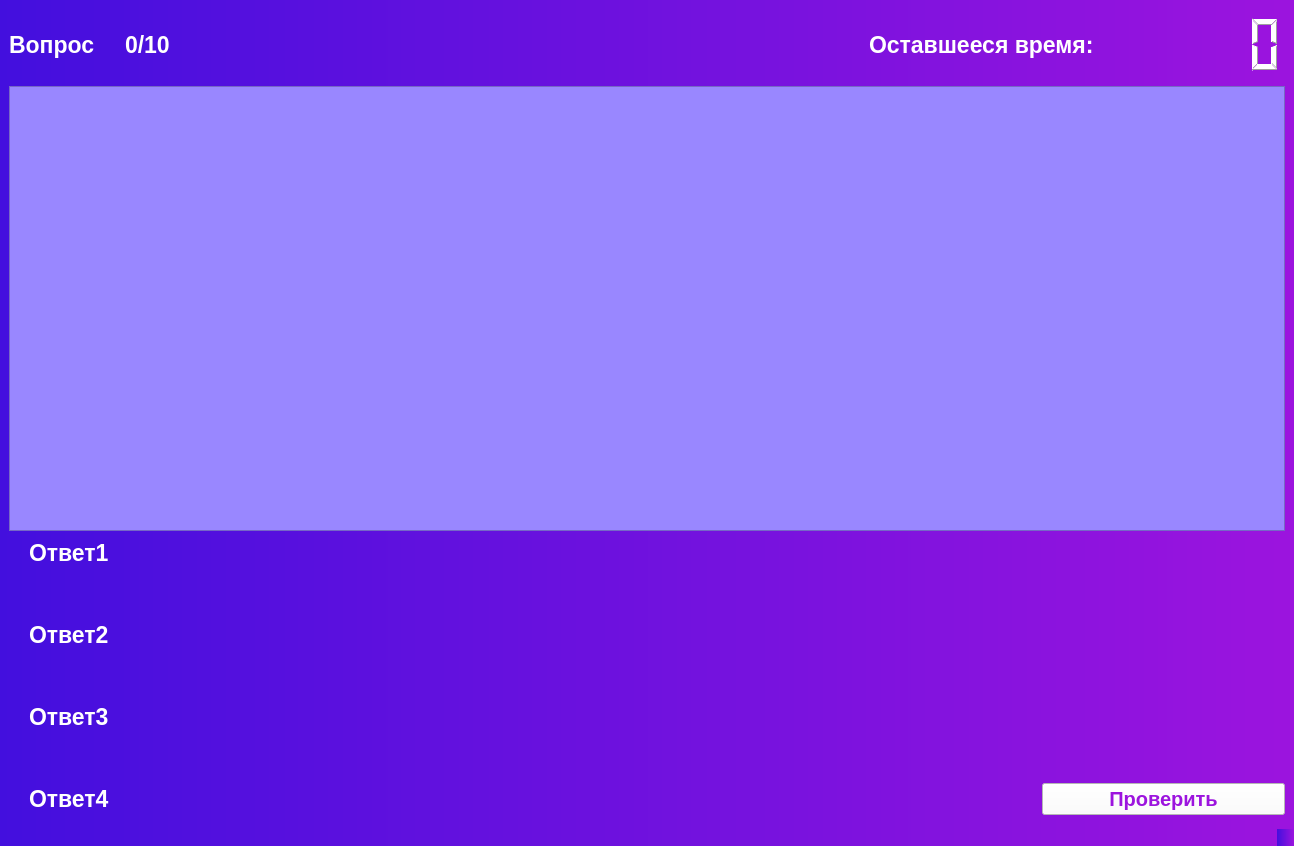
<?xml version="1.0" encoding="UTF-8"?>
<ui version="4.0">
 <class>MainWindow</class>
 <widget class="QMainWindow" name="MainWindow">
  <property name="geometry">
   <rect>
    <x>0</x>
    <y>0</y>
    <width>1294</width>
    <height>846</height>
   </rect>
  </property>
  <property name="font">
   <font>
    <family>MS Shell Dlg 2</family>
    <pointsize>15</pointsize>
    <weight>50</weight>
    <italic>false</italic>
    <bold>false</bold>
   </font>
  </property>
  <property name="windowTitle">
   <string>MainWindow</string>
  </property>
  <property name="styleSheet">
   <string notr="true">background-color: qlineargradient(spread:pad, x1:0, y1:0, x2:1, y2:0, stop:0 rgba(67, 15, 222, 255), stop:1 rgba(156, 20, 222, 255));
</string>
  </property>
  <widget class="QWidget" name="centralwidget">
   <layout class="QGridLayout" name="gridLayout">
    <item row="0" column="0" colspan="2">
     <layout class="QHBoxLayout" name="horizontalLayout">
      <property name="spacing">
       <number>30</number>
      </property>
      <item>
       <widget class="QLabel" name="label_2">
        <property name="font">
         <font>
          <pointsize>17</pointsize>
          <weight>75</weight>
          <bold>true</bold>
         </font>
        </property>
        <property name="styleSheet">
         <string notr="true">color: rgb(255, 255, 255);
background-color: transparent;</string>
        </property>
        <property name="text">
         <string>Вопрос</string>
        </property>
       </widget>
      </item>
      <item>
       <widget class="QLabel" name="label">
        <property name="font">
         <font>
          <pointsize>17</pointsize>
          <weight>75</weight>
          <bold>true</bold>
         </font>
        </property>
        <property name="styleSheet">
         <string notr="true">color: rgb(255, 255, 255);
background-color: transparent;</string>
        </property>
        <property name="text">
         <string>0/10</string>
        </property>
       </widget>
      </item>
      <item>
       <spacer name="horizontalSpacer">
        <property name="orientation">
         <enum>Qt::Horizontal</enum>
        </property>
        <property name="sizeHint" stdset="0">
         <size>
          <width>20</width>
          <height>20</height>
         </size>
        </property>
       </spacer>
      </item>
      <item>
       <widget class="QLabel" name="label_3">
        <property name="font">
         <font>
          <pointsize>17</pointsize>
          <weight>75</weight>
          <bold>true</bold>
         </font>
        </property>
        <property name="styleSheet">
         <string notr="true">color: rgb(255, 255, 255);
background-color: transparent;</string>
        </property>
        <property name="text">
         <string>Оставшееся время:</string>
        </property>
       </widget>
      </item>
      <item>
       <widget class="QLCDNumber" name="lcdNumber">
        <property name="minimumSize">
         <size>
          <width>161</width>
          <height>71</height>
         </size>
        </property>
        <property name="styleSheet">
         <string notr="true">color: rgb(255, 255, 255);
background-color: transparent;</string>
        </property>
       </widget>
      </item>
     </layout>
    </item>
    <item row="1" column="0" colspan="2">
     <widget class="QTextBrowser" name="textBrowser">
      <property name="font">
       <font>
        <family>MS Shell Dlg 2</family>
        <pointsize>22</pointsize>
        <weight>50</weight>
        <italic>false</italic>
        <bold>false</bold>
       </font>
      </property>
      <property name="layoutDirection">
       <enum>Qt::LeftToRight</enum>
      </property>
      <property name="styleSheet">
       <string notr="true">background-color: rgb(153, 135, 255);

</string>
      </property>
      <property name="html">
       <string>&lt;!DOCTYPE HTML PUBLIC &quot;-//W3C//DTD HTML 4.0//EN&quot; &quot;http://www.w3.org/TR/REC-html40/strict.dtd&quot;&gt;
&lt;html&gt;&lt;head&gt;&lt;meta name=&quot;qrichtext&quot; content=&quot;1&quot; /&gt;&lt;style type=&quot;text/css&quot;&gt;
p, li { white-space: pre-wrap; }
&lt;/style&gt;&lt;/head&gt;&lt;body style=&quot; font-family:'MS Shell Dlg 2'; font-size:22pt; font-weight:400; font-style:normal;&quot;&gt;
&lt;p style=&quot;-qt-paragraph-type:empty; margin-top:0px; margin-bottom:0px; margin-left:0px; margin-right:0px; -qt-block-indent:0; text-indent:0px;&quot;&gt;&lt;br /&gt;&lt;/p&gt;&lt;/body&gt;&lt;/html&gt;</string>
      </property>
     </widget>
    </item>
    <item row="2" column="0" rowspan="2">
     <layout class="QVBoxLayout" name="verticalLayout">
      <property name="spacing">
       <number>50</number>
      </property>
      <item>
       <widget class="QRadioButton" name="radioButton">
        <property name="font">
         <font>
          <pointsize>17</pointsize>
          <weight>75</weight>
          <bold>true</bold>
         </font>
        </property>
        <property name="styleSheet">
         <string notr="true">color: rgb(255, 255, 255);
background-color: transparent;</string>
        </property>
        <property name="text">
         <string>Ответ1</string>
        </property>
       </widget>
      </item>
      <item>
       <widget class="QRadioButton" name="radioButton_2">
        <property name="font">
         <font>
          <pointsize>17</pointsize>
          <weight>75</weight>
          <bold>true</bold>
         </font>
        </property>
        <property name="styleSheet">
         <string notr="true">color: rgb(255, 255, 255);
background-color: transparent;</string>
        </property>
        <property name="text">
         <string>Ответ2</string>
        </property>
       </widget>
      </item>
      <item>
       <widget class="QRadioButton" name="radioButton_3">
        <property name="font">
         <font>
          <pointsize>17</pointsize>
          <weight>75</weight>
          <bold>true</bold>
         </font>
        </property>
        <property name="styleSheet">
         <string notr="true">color: rgb(255, 255, 255);
background-color: transparent;</string>
        </property>
        <property name="text">
         <string>Ответ3</string>
        </property>
       </widget>
      </item>
      <item>
       <widget class="QRadioButton" name="radioButton_4">
        <property name="font">
         <font>
          <pointsize>17</pointsize>
          <weight>75</weight>
          <bold>true</bold>
         </font>
        </property>
        <property name="styleSheet">
         <string notr="true">color: rgb(255, 255, 255);
background-color: transparent;</string>
        </property>
        <property name="text">
         <string>Ответ4</string>
        </property>
       </widget>
      </item>
     </layout>
    </item>
    <item row="2" column="1">
     <layout class="QHBoxLayout" name="horizontalLayout_4">
      <item>
       <widget class="QLabel" name="label_4">
        <property name="minimumSize">
         <size>
          <width>30</width>
          <height>30</height>
         </size>
        </property>
        <property name="maximumSize">
         <size>
          <width>243</width>
          <height>243</height>
         </size>
        </property>
        <property name="styleSheet">
         <string notr="true">background-color: transparent;</string>
        </property>
        <property name="text">
         <string/>
        </property>
        <property name="pixmap">
         <pixmap>icon.png</pixmap>
        </property>
        <property name="scaledContents">
         <bool>true</bool>
        </property>
        <property name="alignment">
         <set>Qt::AlignCenter</set>
        </property>
       </widget>
      </item>
     </layout>
    </item>
    <item row="3" column="1">
     <layout class="QVBoxLayout" name="verticalLayout_2">
      <item>
       <widget class="QPushButton" name="pushButton_2">
        <property name="font">
         <font>
          <family>MS Shell Dlg 2</family>
          <pointsize>15</pointsize>
          <weight>75</weight>
          <italic>false</italic>
          <bold>true</bold>
         </font>
        </property>
        <property name="styleSheet">
         <string notr="true">color: rgb(156, 20, 222, 255);
background-color: white;</string>
        </property>
        <property name="text">
         <string>Проверить</string>
        </property>
        <property name="autoDefault">
         <bool>false</bool>
        </property>
        <property name="default">
         <bool>false</bool>
        </property>
        <property name="flat">
         <bool>false</bool>
        </property>
       </widget>
      </item>
     </layout>
    </item>
   </layout>
  </widget>
  <widget class="QMenuBar" name="menubar">
   <property name="geometry">
    <rect>
     <x>0</x>
     <y>0</y>
     <width>1294</width>
     <height>26</height>
    </rect>
   </property>
  </widget>
  <widget class="QStatusBar" name="statusbar"/>
 </widget>
 <resources/>
 <connections/>
</ui>
